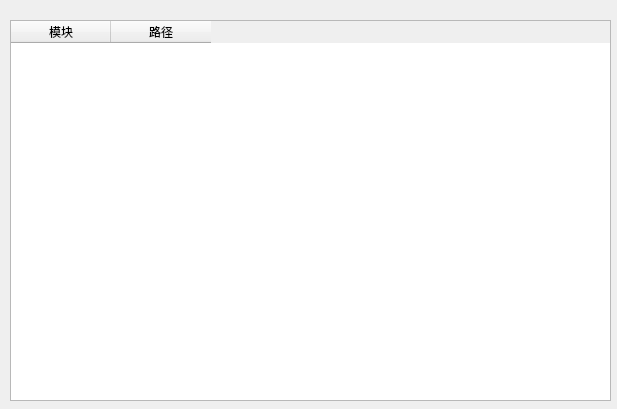
<?xml version="1.0" encoding="UTF-8"?>
<ui version="4.0">
 <class>ProcessModuleDlg</class>
 <widget class="QDialog" name="ProcessModuleDlg">
  <property name="geometry">
   <rect>
    <x>0</x>
    <y>0</y>
    <width>617</width>
    <height>409</height>
   </rect>
  </property>
  <property name="windowTitle">
   <string>Dialog</string>
  </property>
  <widget class="QTableWidget" name="tableWidget">
   <property name="geometry">
    <rect>
     <x>10</x>
     <y>20</y>
     <width>601</width>
     <height>381</height>
    </rect>
   </property>
   <column>
    <property name="text">
     <string>模块</string>
    </property>
   </column>
   <column>
    <property name="text">
     <string>路径</string>
    </property>
   </column>
  </widget>
 </widget>
 <resources/>
 <connections/>
</ui>
